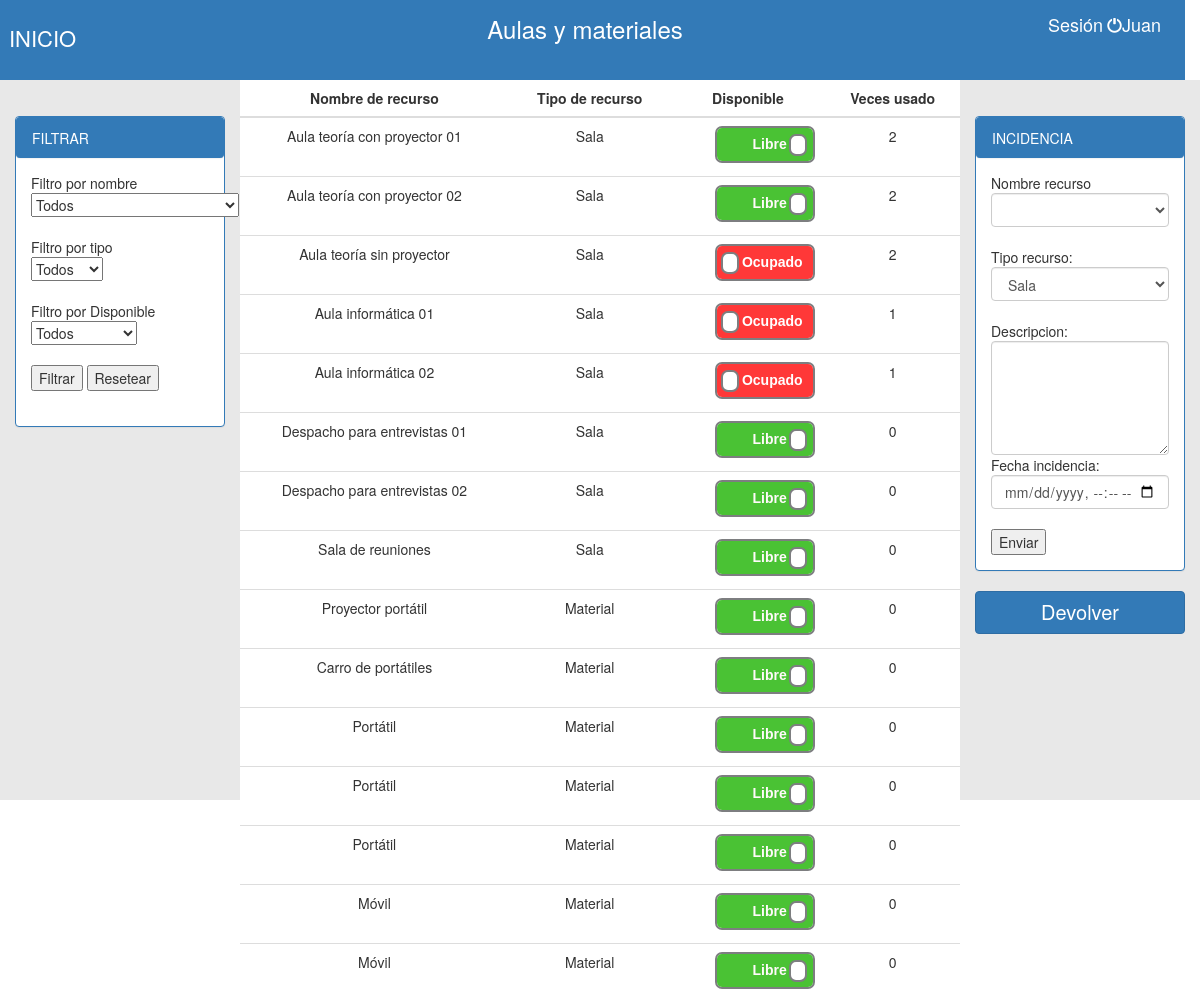
The app's page /David_Nuria_Jorge/principal.php (signed in) with its own data.
### tables this page shows
CREATE TABLE `tbl_recurso` (
  `idRecurso` int(4) NOT NULL,
  `nombreRecursos` varchar(35) DEFAULT NULL,
  `tipoRecursos` enum('Sala','Material') DEFAULT NULL,
  `Ocupado` tinyint(1) NOT NULL
);

### David_Nuria_Jorge/incidencias.proc.php (called while the page is built, shortened)
<?php
	include('conexio.php');
	$qn="SELECT DISTINCT nombreRecursos FROM tbl_recurso";
	$querymuestran=mysqli_query($conexion,$qn);
	$sql1="SELECT DISTINCT tipoRecursos FROM tbl_recurso";
	$qrecu= mysqli_query($conexion, $sql1);

### David_Nuria_Jorge/principal.php (the view, shortened to what this page needs)
<!DOCTYPE html>
<html>
<head>
	<link rel="stylesheet" type="text/css" href="css/style.css">
	<link rel="stylesheet" href="https://maxcdn.bootstrapcdn.com/bootstrap/3.3.7/css/bootstrap.min.css">
</head>
<body>
	<?php
	if(isset($_SESSION['usuario'])){
		$usuario = $_SESSION['usuario'];
	} else {
		$usuario = "Invitado";
	}
	?>
	<div id="cabecera" class="row">
		<div class="col-lg-4" style="text-align: left; color: white; padding-left: 2%;">
			<p><p><a href="principal.php" id="color">INICIO</a></p></p>
		</div>
		<div class="col-lg-4" style="text-align: center; color: white">
			<p class="size">Aulas y materiales</p>
		</div>
		<div class="col-lg-4" style="text-align: right; padding-right: 2%;"><t class="color2">Sesión</t>
			<span style='font-size: 18px; color: white; position: right;' id="login"><a href="index.html"><i id="cerrar_sesion" style="font-size: 15px; color: white" class="glyphicon glyphicon-off"></a></i><?php echo "$usuario"; ?> </span>
		</div>
	</div>
	<div id="contenedor_izq">
		<div class="col-lg-12">
			<div class="panel-group">
				<div class="panel panel-primary">
					<div class="panel panel-heading">FILTRAR</div>
					<div class="panel-body">
						<form action='principal.php' method='REQUEST' accept-charset='UTF-8'>
							<?php
							echo "Filtro por nombre<br>";
							?>
							<select name='nombreRecursos' required>
								<?php
								echo "<option>Todos</option>";
								?>
							</select><br><br>
							<?php
							echo "Filtro por tipo<br>";
							?>
							<select name='tipoRecursos' required>
								<?php
								echo "<option>Todos</option>";
								?>
							</select><br><br>
							<?php
							echo "Filtro por Disponible<br>";
							?>
							<select name='Ocupado' required>
								<?php
								$conexion=mysqli_connect("localhost","root","","bd_empresa");
								mysqli_set_charset($conexion, "utf8");
								echo "<option>Todos</option>";
								?>
							</select><br><br>
							<input type='submit' name='filtro' value="Filtrar">
							<input type='submit' name='Reset' value='Resetear'><br><br>
						</form>
					</div>
				</div>
			</div>
		</div>
	</div>
	<div id="contenedor_derch">
		<div class="col-lg-12">
			<div class="panel-group">
				<div class="panel panel-primary">
					<div class="panel panel-heading">INCIDENCIA</div>
					<div class="panel-body">
						<form>
							<?php
								include('incidencias.proc.php');
								echo "<form name='formulario' method='POST' action='principal.php' accept-charset='UTF-8'>";
								echo "Nombre recurso<br>";
								echo "<select class='form-control' id='nombreRecursos' name='nombreRecursos'>";
										echo "<option></option>";
										while ($row=mysqli_fetch_array($querymuestran)) {
											echo '<option value="'.($row['nombreRecursos']).'">'.($row['nombreRecursos']).'</option>';
										}
								echo "</select><br>";
								echo "Tipo recurso:<br>";
									echo "<select name='tipoRecursos' class='form-control' id='textbox' required />";
										while ($row=mysqli_fetch_array($qrecu)) {
											echo '<option value="'.$row['tipoRecursos'].'">'.$row['tipoRecursos'].'</option>';
										}
									echo "</select><br>";
								echo "Descripcion:<br>";
								echo "<textarea name='descripcionIncidencia' class='form-control' rows='5' id='comment' required /></textarea>";
								echo "Fecha incidencia:<br>";
								echo "<input class='form-control' type='datetime-local' name='fechaIncidencia' size='20' id='textbox' required /><br>";
								echo "<input type='submit' value='Enviar' id='btnsubmit'><br>";
							?>
						</form>
					</div>
				</div>
			</div>
			<form action="principal.php" method="REQUEST">
				<button type='submit' name='devolver' id='titulo_btn' class='btn btn-primary btn-block'>Devolver</button>
			</form>
		</div>
	</div>
	<?php
		$conexion=mysqli_connect("localhost", "root", "", "bd_empresa");
		if(!$conexion){
			echo "Error: No se pudo conectar a MySQL." . PHP_EOL;
			echo "errno de depuración: " . mysqli_connect_errno() . PHP_EOL;
			echo "error de depuración: " . mysqli_connect_error() . PHP_EOL;
			exit;
		} else {
		mysqli_query($conexion, "SET NAMES 'utf8'");
		if((isset($_REQUEST['devolver']))){
			?>
			<div id="contenedor_central">
				<table class="table">
					<thead>
						<tr>
							<th class="centro">Nombre de recurso</th>
							<th class="centro">Tipo de recurso</th>
							<th class="centro">Devolver</th>
						</tr>
					</thead>
					<tbody>
						<?php
							$k= "SELECT tbl_recurso.nombreRecursos,tbl_recurso.tipoRecursos,tbl_recurso.idRecurso from tbl_reserva inner join tbl_recurso where tbl_reserva.idRecurso = tbl_recurso.idRecurso and idUsuario = $_SESSION[idUsuario] and tbl_reserva.fechaLiberamiento is null";
							$rvis = mysqli_query($conexion, $k);
							if(mysqli_num_rows($rvis)>0){
								while($reserva = mysqli_fetch_array($rvis)){
									echo "<form action='principal.php' method='POST'>";
										echo "<tr class='filas'>";
											echo "<td>$reserva[nombreRecursos]</td>";
											echo "<td>$reserva[tipoRecursos]</td>";
											echo "<td>";
												echo "<button type='submit'name='devolverProducto' value='$reserva[idRecurso]' id='boton_devolver' class='btn btn-primary btn-block'>Devolver</button>";
											echo"</td>";
										echo "</tr>";
								}
									echo "<input type='hidden' name='devolver'>";
									echo "</form>";
							}
						?>
		<?php
			}else{
					?>
		<div id="contenedor_central">
			<table class="table">
				<thead>
					<tr>
						<th class="centro">Nombre de recurso</th>
						<th class="centro">Tipo de recurso</th>
						<th class="centro">Disponible</th>
						<th class="centro">Veces usado</th>
					</tr>
				</thead>
				<tbody>
					<?php
						$q = "SELECT tbl_recurso.idRecurso ,tbl_recurso.nombreRecursos,tbl_recurso.tipoRecursos, tbl_recurso.Ocupado, count(tbl_reserva.idReserva) as veces_usado from tbl_recurso LEFT JOIN tbl_reserva on tbl_recurso.idRecurso = tbl_reserva.idRecurso group by tbl_recurso.idRecurso";
						$resultados = mysqli_query($conexion, $q);
						if(mysqli_num_rows($resultados)>0){
							$cont=0;
							while($reserva = mysqli_fetch_array($resultados)){
								echo "<form action='principal.php' method='REQUEST'>";
									echo "<tr class='filas'>";
										echo "<td>$reserva[nombreRecursos]</td>";
										echo "<td>$reserva[tipoRecursos]</td>";
										echo "<td>";
											echo "<div class='onoffswitch'>";
												if($reserva['Ocupado']==0){
													echo "<label class='onoffswitch-label' for='myonoffswitch$cont'>";
														echo "<span class='onoffswitch-switch'></span>";
													echo "</label>";
												}else{
													echo "<label class='onoffswitch-label' >";
														echo "<span class='onoffswitch-switch'></span>";
													echo "</label>";
												}
											echo "</div>";
										echo "<td>$reserva[veces_usado]</td>";
									echo "</tr>";
								echo "</form>";
								$cont++;
							}
						}
			}
		}
		?>
				</tbody>
			</table>
		</div>
</body>
</html>

### David_Nuria_Jorge/css/style.css (style rules this page uses)
#cabecera { width: 100%; height: 10vh; background-color: #337ab7; top: 0; left: 0; text-align: center; padding-top: 1%; }
#contenedor_izq { padding-top: 3%; left: 0; float: left; width: 20%; height: 90vh; background-color: #E8E8E8; }
#contenedor_derch { padding-top: 3%; float: right; right: 0; width: 20%; height: 90vh; background-color: #E8E8E8; }
#contenedor_central { float: left; width: 60%; height: 90vh; background-color: white; }
body { margin: 0; }
td { text-align: center; }
.centro { text-align: center; }
.onoffswitch { position: relative; width: 100px; -webkit-user-select:none; -moz-user-select:none; -ms-user-select: none; margin-left: 26%; }
.onoffswitch-label { display: block; overflow: hidden; cursor: pointer; border: 2px solid #7D7E80; border-radius: 7px; }
.onoffswitch-switch { display: block; width: 18px; margin: 7.5px; background: #FFFFFF; position: absolute; top: 0; bottom: 0; right: 68px; border: 2px solid #7D7E80; border-radius: 7px; transition: all 0.3s ease-in 0s; }
.onoffswitch-checkbox:checked + .onoffswitch-label .onoffswitch-switch { right: 0px; }
#titulo_btn { font-size: 20px; }
#color { color:white; font-size: 22px; text-decoration: none; }
.color2 { color: white; font-size: 18px; }
.size { font-size:24px; }

### records on screen
tbl_recurso: nombreRecursos "Aula teoría con proyector 01", tipoRecursos "Sala", reserva "2"
tbl_recurso: nombreRecursos "Aula teoría con proyector 02", tipoRecursos "Sala", reserva "2"
tbl_recurso: nombreRecursos "Aula teoría sin proyector", tipoRecursos "Sala", reserva "2"
tbl_recurso: nombreRecursos "Aula informática 01", tipoRecursos "Sala", reserva "1"
tbl_recurso: nombreRecursos "Aula informática 02", tipoRecursos "Sala", reserva "1"
tbl_recurso: nombreRecursos "Despacho para entrevistas 01", tipoRecursos "Sala", reserva "0"
tbl_recurso: nombreRecursos "Despacho para entrevistas 02", tipoRecursos "Sala", reserva "0"
tbl_recurso: nombreRecursos "Sala de reuniones", tipoRecursos "Sala", reserva "0"
tbl_recurso: nombreRecursos "Proyector portátil", tipoRecursos "Material", reserva "0"
tbl_recurso: nombreRecursos "Carro de portátiles", tipoRecursos "Material", reserva "0"
tbl_recurso: nombreRecursos "Portátil", tipoRecursos "Material", reserva "0"
tbl_recurso: nombreRecursos "Portátil", tipoRecursos "Material", reserva "0"
tbl_recurso: nombreRecursos "Portátil", tipoRecursos "Material", reserva "0"
tbl_recurso: nombreRecursos "Móvil", tipoRecursos "Material", reserva "0"
tbl_recurso: nombreRecursos "Móvil", tipoRecursos "Material", reserva "0"

### other values on screen
$usuario "Juan"
form field tipoRecursos "Sala"
